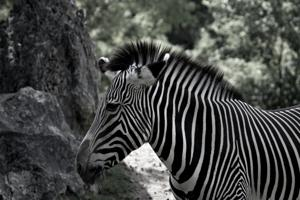
#> input picture images/re_zebra.jpg, 300 x 200 px
$ python ascii_art.py
#> lines starting #> are read from the running program, lines starting #| are printed output that depends on the picture
from PIL import Image
from numpy import asarray, reshape
from colorama import Fore, Back, Style


ascii_key = '`^",:;Il!i~+_-?][}{1)(|\\/tfjrxnuvczXYUJCLQ0OZmwqpdbkhao*#MW&8%B@$'


def image_array(image):
    """
    resize the image to a width of 200 pixels.
    convert the image to a one-dimensional array of pixels

    Args:
        image: This is the image passed to the function

    Returns:
        pixel_array: Array of pixels gotten from using the .getdata() method
    """
    if image.width > 200:
        image = image.resize(
            (200, image.height)
        )
    else:
        image = image
    pixel_array = image.getdata()
    return pixel_array


def get_brightness(pixel_array, algorithm="average"):
    """
    calculate the  brightness of each RGB array by using different formulas

    Args:
        pixel_array: array of pixels returned after converting the image to an array
        algorithm: Formula used to calculate the brighness of a pixel

    Returns:
        brightness_array: array containing averaged pixels
    """
    if algorithm == "average":
        brightness_array = [(max(i) + min(i)) // 2 for i in pixel_array]
    elif algorithm == "luminosity":
        brightness_array = [sum(i) // 3 for i in pixel_array]
    elif algorithm == "lightness":
        brightness_array = [
            (0.21 * i[0] + 0.72 * i[1] + 0.07 * i[2]) for i in pixel_array
        ]
    return brightness_array


def pixels_to_ascii(brightness_array):
    """
    convert the array of pixels to an array of ascii characters
    convert the one-dimensional array to a two-dimensional array using reshape method of numpy

    Args:
        brightness_array: array containing averaged pixels

    Returns:
        result: two-dimensional array of ascii characters
    """
    final_image = [str(ascii_key[int(i // 3.93)]) * 2 for i in brightness_array]
    result = reshape(asarray(final_image), (-1, 200)).tolist()
    return result


def print_ascii(result):
    """
    print the ascii characters on the command line

    Args:
        result: two-dimensional array of ascii characters
    """
    for i in range(len(result)):
        for j in range(len(result[1])):
            print(Fore.GREEN + result[i][j], end="")
        print()


image = Image.open("images/re_zebra.jpg")
#> image is the input picture: PIL image 300x200 RGB; mean R, G, B 69.7, 71.4, 69.3
image_matrix = image_array(image)
#> in image_array, `image = image.resize( (200, image.height) )`:
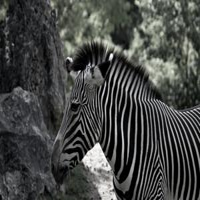
#> image: PIL image 200x200 RGB; mean R, G, B 69.8, 71.5, 69.3
brightness = get_brightness(image_matrix, "luminosity")
#> brightness = 40000 items
ascii_array = pixels_to_ascii(brightness)
#> in pixels_to_ascii, `result = reshape(asarray(final_image), (-1, 200)).tolist()`: result = 200 items
#> ascii_array = 200 items
print_ascii(ascii_array)
#> the loop in print_ascii, `for i in range(len(result)):` made 200 passes
#> (printed output is left out)


##NB: USE CTRL+- RO MINIMIZE YOUR COMMANDLINE FONT TILL EACH ROW SPANS ONE LINE

$ run again, with images/ascii-resize.jpg copied over images/re_zebra.jpg
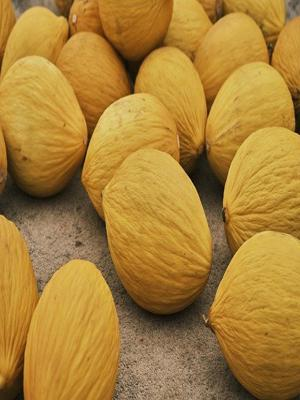
#> input picture images/ascii-resize.jpg, 300 x 400 px
#> image is the input picture: PIL image 300x400 RGB; mean R, G, B 170.5, 129.2, 55.5
#> in image_array, `image = image.resize( (200, image.height) )`:
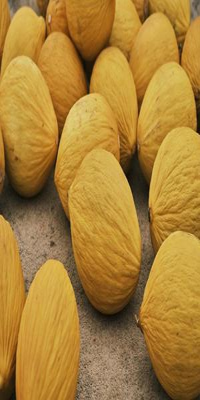
#> image: PIL image 200x400 RGB; mean R, G, B 170.5, 129.2, 55.5
#> brightness = 80000 items
#> result = 400 items
#> the loop in print_ascii, `for i in range(len(result)):` made 400 passes
#> (printed output is left out)

$ run again, with images/aurora.jpg copied over images/re_zebra.jpg
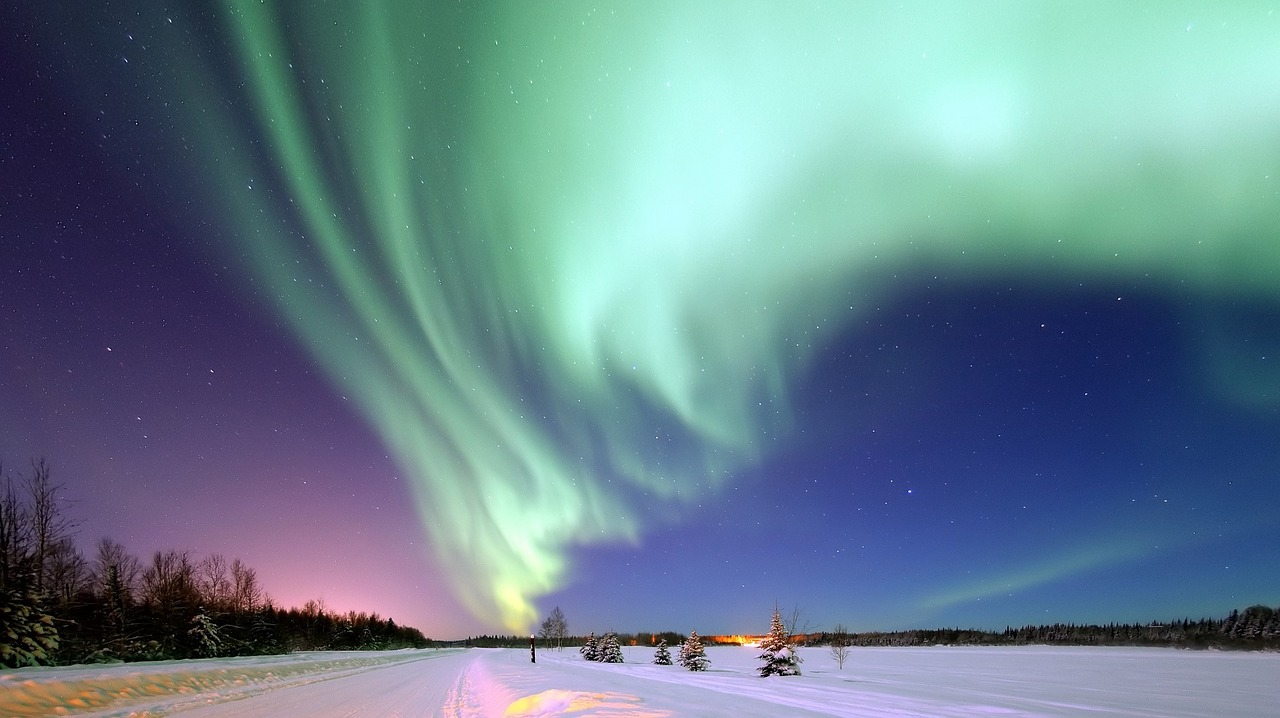
#> input picture images/aurora.jpg, 1280 x 718 px
#> image is the input picture: PIL image 1280x718 RGB; mean R, G, B 102.9, 129.5, 142
#> in image_array, `image = image.resize( (200, image.height) )`:
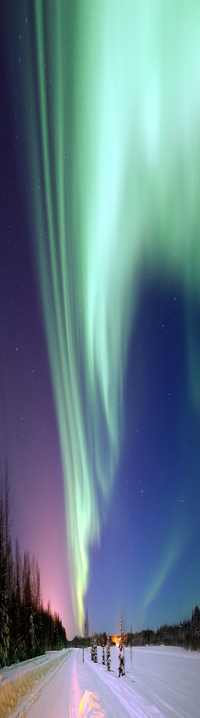
#> image: PIL image 200x718 RGB; mean R, G, B 102.9, 129.5, 142
#> brightness = 143600 items
#> result = 718 items
#> the loop in print_ascii, `for i in range(len(result)):` made 718 passes
#> (printed output is left out)

$ run again, with images/bulb.jpg copied over images/re_zebra.jpg
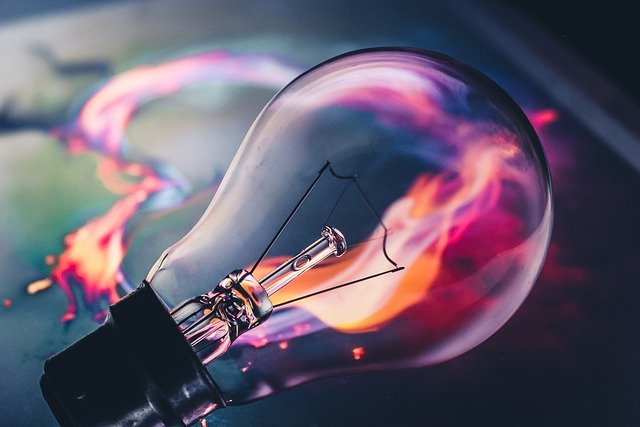
#> input picture images/bulb.jpg, 640 x 427 px
#> image is the input picture: PIL image 640x427 RGB; mean R, G, B 100.6, 90.2, 108.7
#> in image_array, `image = image.resize( (200, image.height) )`:
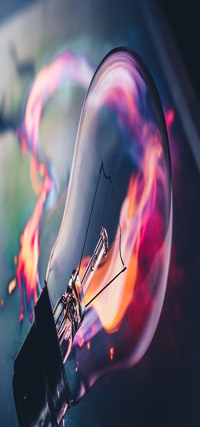
#> image: PIL image 200x427 RGB; mean R, G, B 100.6, 90.2, 108.7
#> brightness = 85400 items
#> result = 427 items
#> the loop in print_ascii, `for i in range(len(result)):` made 427 passes
#> (printed output is left out)
